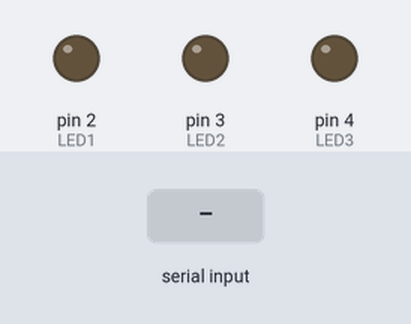
Bench run of a sketch on a simulated Arduino Mega 2560, built with avr-gcc and run on an emulated ATmega2560. On the bench: output pins drawn as LEDs (lit = HIGH). The test bench sets the inputs (shaded band).

Above: at 1.2 s.
1.3 s: "1" received over Serial
At 2.4 s:
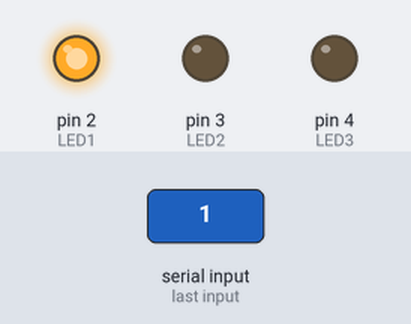
2.8 s: "2" received over Serial
At 3.5 s:
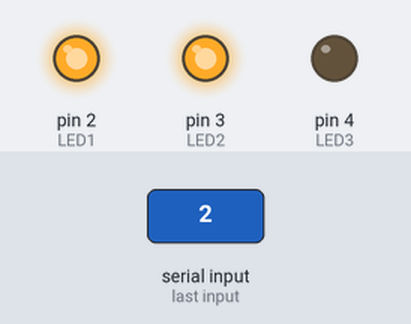
4.3 s: "3" received over Serial
At 4.6 s:
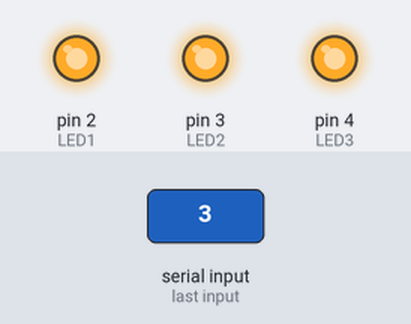
5.8 s: "1" received over Serial
At 7.0 s:
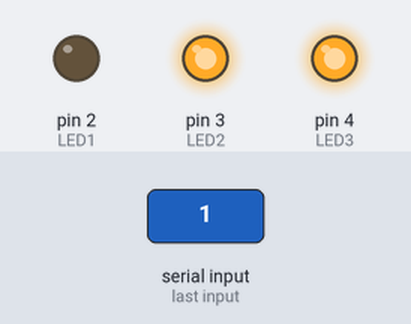
7.3 s: "2" received over Serial
At 8.1 s:
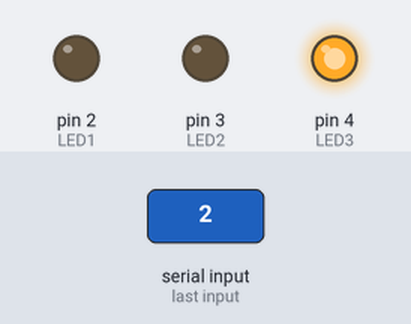
Timing chart, 0 to 9.8 s (numbered marks = the images above; inputs shaded):
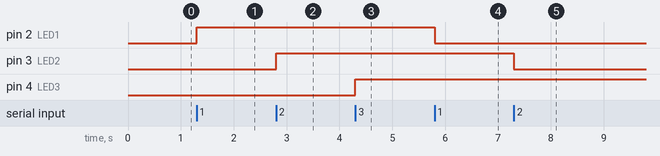

The sketch:

ex_serial.ino
```cpp
/*
   ex_serial.ino

        Aplicação controlar LEDs via teclado

                   Arduino Mega
                -----------------
            /|\|                 |
             | |                 |
             --| RST             |
               |                 |        -+
   LED1  <---  | D2              |- <- Rx  -  Cabo USB
   LED2  <---  | D3              |- -> Tx  -
   LED3  <---  | D4              |        -+


*/

/*Declaração da conexão dos componentes nos pinos*/
#define LED1 2
#define LED2 3
#define LED3 4

/*Declaração da função*/
void ler_teclado();

void setup()   {

  // inicializamos a porta serial onde vamos escrever
  //os dados que serao lidos pela função Serial.read()
  Serial.begin(9600);

  /*Inicializa pinos dos LEDs como saída*/
  pinMode(LED1, OUTPUT);
  pinMode(LED2, OUTPUT);
  pinMode(LED3, OUTPUT);

  }

  void loop()
{
  ler_teclado();
}

void ler_teclado() {
  /*A função Serial.available() retorna um valor diferente de 0 se tiver algo para ler no monitor*/
  if (Serial.available() != 0)
  {
    char tecla;             //inicializa uma variavel do tipo char chamada tecla
    /*A função Serial.read() lê o que foi escrito no monitor e o valor será armazenado em "tecla"  */
    tecla = Serial.read();

    //Cada tecla controla um LED
    switch (tecla)
    {
      case '1':
        digitalWrite(LED1, !digitalRead(LED1));
        break;
      case '2':
        digitalWrite(LED2, !digitalRead(LED2));
        break;
      case '3':
        digitalWrite(LED3, !digitalRead(LED3));
        break;
      default:
        break;
     }
   }
 }
```

Measured:
- after the input at 1.3 s, pin 2 (LED1): LOW → HIGH at once
- after the input at 2.8 s, pin 3 (LED2): LOW → HIGH at once
- after the input at 4.3 s, pin 4 (LED3): LOW → HIGH at once
- after the input at 5.8 s, pin 2 (LED1): HIGH → LOW at once
- after the input at 7.3 s, pin 3 (LED2): HIGH → LOW at once
